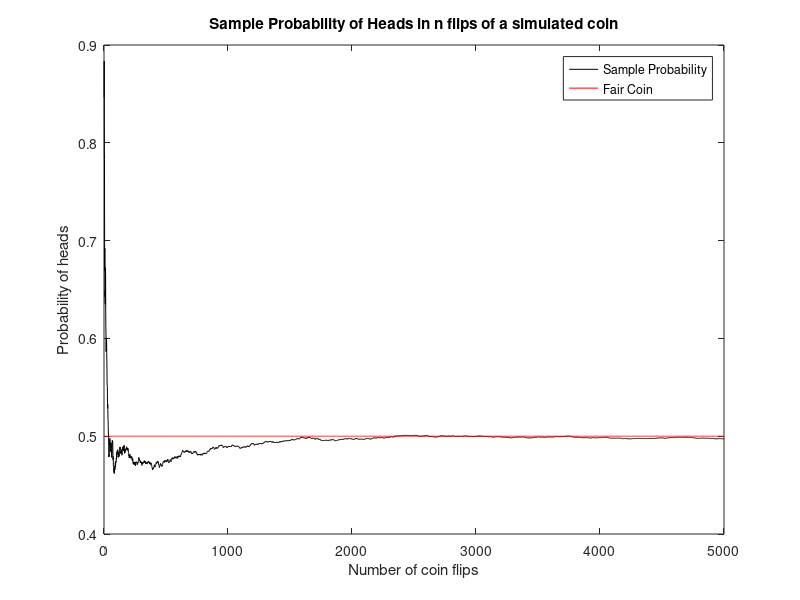

The MATLAB script that drew this image:
%% Homework 4 question 2 - Flipping a coin
x = rand(5000, 1);
h = round(x);
t = abs(x - 1);
y = cumsum(x) ./ (cumsum(h) + cumsum(t));

plot(y, 'k'), hold on;

expected = ones(length(x), 1) * 0.5;
plot(expected, 'r');

xlabel('Number of coin flips'), ylabel('Probability of heads');
legend('Sample Probability', 'Fair Coin');
title('Sample Probability of Heads in n flips of a simulated coin');
